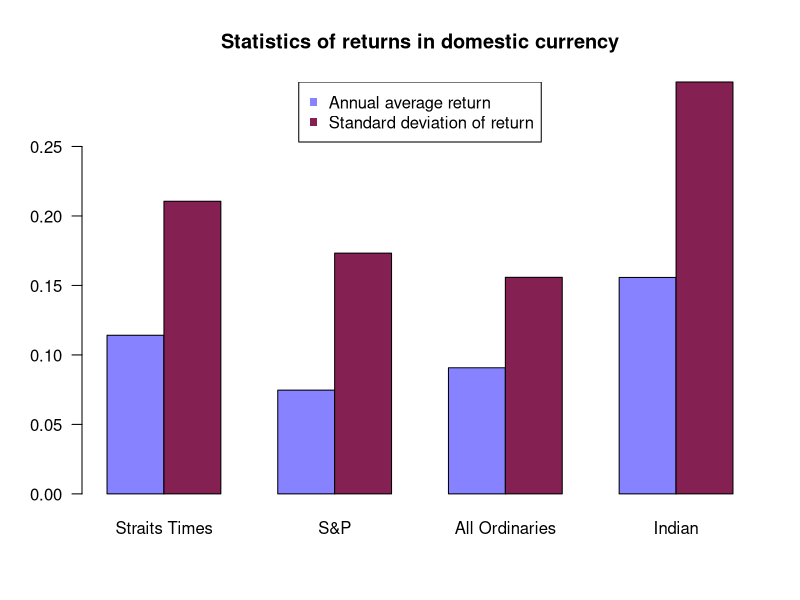

Generate this figure with R:
# read data from Monthly.csv file specially extracted
# from the Excel data spreadsheet
monthly <- read.table('Monthly.csv', header=TRUE, sep=',')

# convert Date column to Date object type
monthly$Date <- as.Date(as.character(monthly$Date), format='%d/%m/%y')

cc.return <- function(vals) {
  len <- length(vals)
  log(vals[2:len]/vals[1:(len-1)])
}

returns.stats <- function(vals) {
  cc.returns <- cc.return(vals)
  result <- c(12 * mean(cc.returns), sqrt(12) * sd(cc.returns))
  names(result) <- c("Annual average return", 
                     "Standard deviation of return")
  result
}

indices <- list(monthly$StraitsTimesAccum,
                monthly$S.PCOMP.RI.,
                monthly$AllOrdsAccum,
                monthly$INDIA.DS..Accum.)
names(indices) <- c("Straits Times",
                    "S&P",
                    "All Ordinaries",
                    "Indian")
stats <- sapply(indices, returns.stats)
bar.cols <- c("#8782FF", "#852053")
barplot(stats, beside=TRUE, col=bar.cols,
        las=1)
legend("top", rownames(stats), col=bar.cols, pch=15)
title("Statistics of returns in domestic currency")

print(stats)